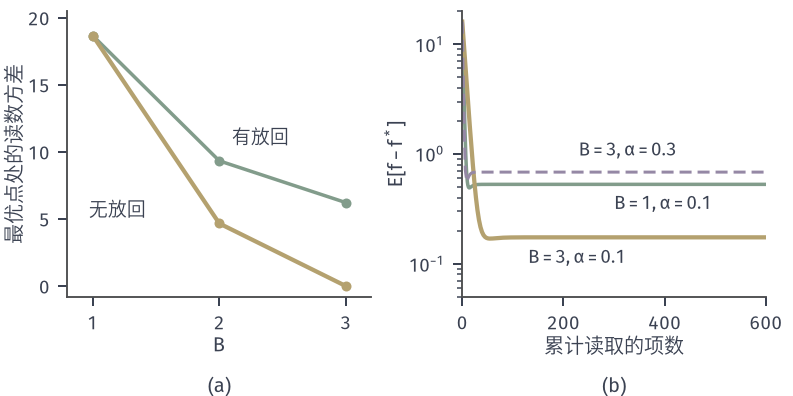

This figure's Python source:
from pathlib import Path
import sys
ROOT = next(p for p in Path(__file__).resolve().parents if (p/'build.sh').is_file() and (p/'tex/book.tex').is_file())
sys.path.insert(0, str(ROOT/'figures/00-shared/mathematical-preliminaries-upper/00-shared/comprehension-figures'))
from support import figure, save, BLUE, GREEN, YELLOW, RED, PURPLE, INK, MUTED, GRID, BLUE_FILL, GREEN_FILL, YELLOW_FILL, RED_FILL, PURPLE_FILL
import numpy as np
HERE = Path(__file__).resolve().parent
STROKE = '#4C4D4F'
# 贯穿例：f_i(x)=a_i(x-b_i)^2/2，a=(1,2,3)，b=(-3,0,3)；f(x)=(x-1)^2+5，x*=1。
A = np.array([1., 2., 3.]); B = np.array([-3., 0., 3.])
def gi(x): return A*(x-B)
def panel(fig, left, right, top, bottom, wspace=.3, hspace=.2):
    fig.set_layout_engine(None)
    fig.subplots_adjust(left=left, right=right, top=top, bottom=bottom, wspace=wspace, hspace=hspace)
def tag(fig, ax, s, y=.05):
    p = ax.get_position(); fig.text((p.x0+p.x1)/2, y, s, ha='center', va='top')

def run(a,B,T):
    m,s=4.,16.; out=[s]
    for t in range(T):
        s=(1-4*a+4*a*a)*s+a*a*(2*s-20*m+56)/(3*B); m=(1-2*a)*m; out.append(s)
    return np.array(out)
fig,(a,b)=figure(width_mm=112,height_mm=56,ncols=2)
panel(fig,.085,.965,.97,.25,wspace=.3)
Bs=np.array([1,2,3]); s2=56/3
a.plot(Bs,s2/Bs,'-o',color=GREEN,lw=1.4,ms=4,mew=0); a.plot(Bs,s2/Bs*(3-Bs)/2,'-o',color=YELLOW,lw=1.7,ms=4,mew=0)
a.text(2.1,10.6,'有放回',fontsize=7.5); a.text(1.42,5.2,'无放回',fontsize=7.5,ha='right')
a.set_xticks([1,2,3]); a.set_xlabel('$B$',labelpad=1); a.set_ylabel('最优点处的读数方差',labelpad=1); a.set_ylim(-.8,20.5); a.set_xlim(.8,3.2)
r=np.arange(0,601)
b.semilogy(r,run(.1,1,600),color=GREEN,lw=1.4)
b.semilogy(3*np.arange(201),run(.1,3,200),color=YELLOW,lw=1.7)
b.semilogy(3*np.arange(201),run(.3,3,200),color=PURPLE,lw=1.2,ls=(0,(4,2)))
b.text(300,.31,r'$B=1,\alpha=0.1$',fontsize=7.5); b.text(130,.1,r'$B=3,\alpha=0.1$',fontsize=7.5); b.text(230,.95,r'$B=3,\alpha=0.3$',fontsize=7.5)
b.set_xlabel('累计读取的项数',labelpad=1); b.set_ylabel(r'$\mathrm{E}[f-f^*]$',labelpad=1); b.set_xlim(0,600); b.set_ylim(.05,20)
tag(fig,a,'(a)'); tag(fig,b,'(b)')
print('floors',run(.1,1,600)[-1],run(.1,3,200)[-1],run(.3,3,200)[-1])
save(fig,HERE,'figure',{'d0':4})
